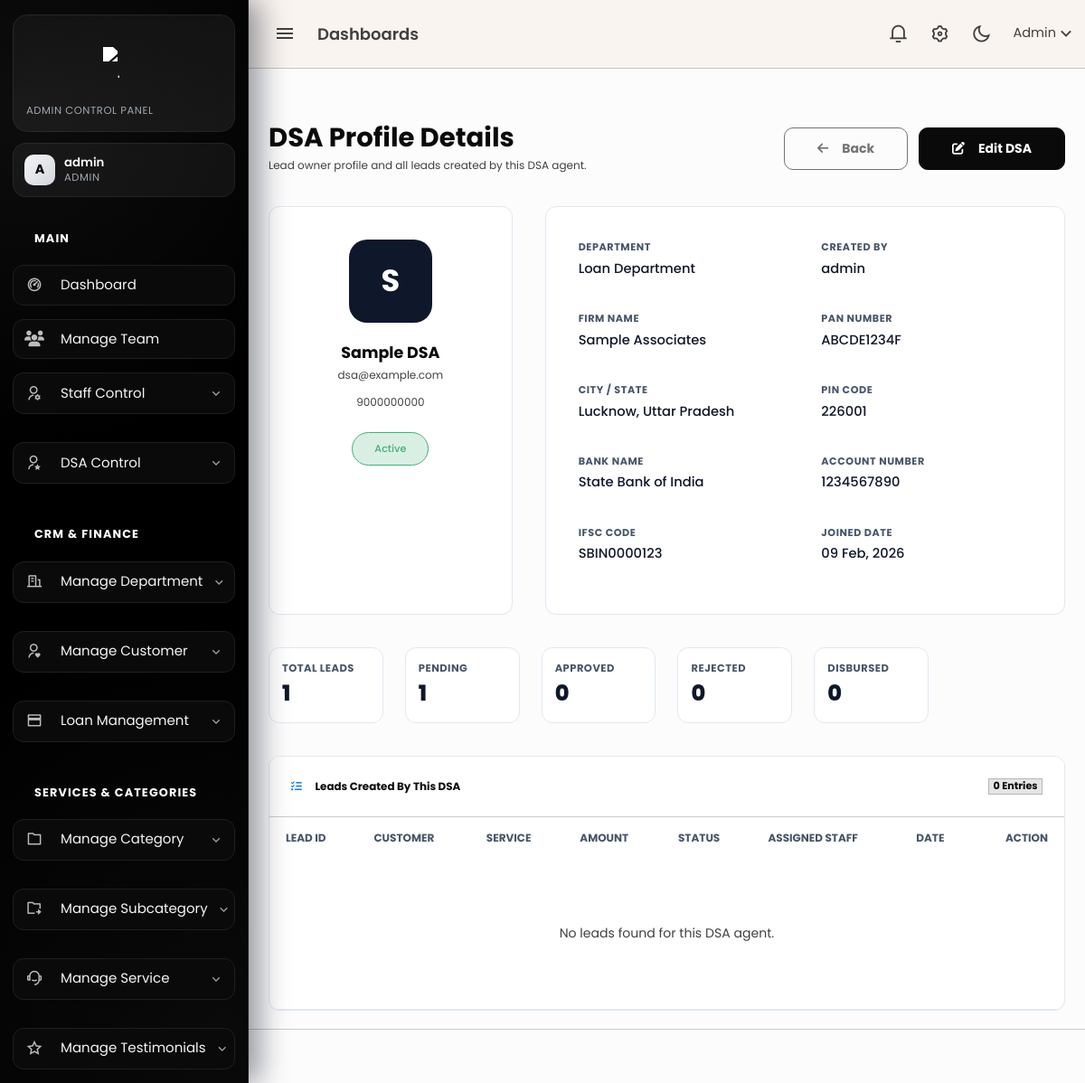
Page /admin/dsa_view.php?id=1 (signed in) on the committed database.
### tables this page shows
CREATE TABLE `dsa` (
  `id` bigint(20) UNSIGNED NOT NULL,
  `name` varchar(255) NOT NULL,
  `email` varchar(255) NOT NULL,
  `phone` varchar(20) NOT NULL,
  `password` varchar(255) NOT NULL,
  `department_id` int(11) DEFAULT NULL,
  `created_by` bigint(20) UNSIGNED DEFAULT NULL,
  `status` enum('active','inactive') DEFAULT 'active',
  `created_at` timestamp NOT NULL DEFAULT current_timestamp(),
  `updated_at` timestamp NOT NULL DEFAULT current_timestamp() ON UPDATE current_timestamp()
);

CREATE TABLE `departments` (
  `id` int(10) UNSIGNED NOT NULL,
  `name` varchar(255) NOT NULL,
  `created_at` timestamp NULL DEFAULT current_timestamp(),
  `updated_at` timestamp NULL DEFAULT current_timestamp() ON UPDATE current_timestamp(),
  `created_by` bigint(20) UNSIGNED DEFAULT NULL
);

CREATE TABLE `dsa_profiles` (
  `id` bigint(20) UNSIGNED NOT NULL,
  `dsa_id` bigint(20) UNSIGNED NOT NULL,
  `firm_name` varchar(255) DEFAULT NULL,
  `pan_number` varchar(255) DEFAULT NULL,
  `city` varchar(100) DEFAULT NULL,
  `state` varchar(100) DEFAULT NULL,
  `pin_code` varchar(10) DEFAULT NULL,
  `bank_name` varchar(255) DEFAULT NULL,
  `account_number` varchar(255) DEFAULT NULL,
  `ifsc_code` varchar(20) DEFAULT NULL,
  `created_at` timestamp NOT NULL DEFAULT current_timestamp(),
  `updated_at` timestamp NOT NULL DEFAULT current_timestamp() ON UPDATE current_timestamp()
);

### core/crypto_helper.php (called while the page is built, shortened)
<?php
if (!function_exists('uc_decrypt_sensitive')) {
    function uc_decrypt_sensitive(?string $cipherText): string
    {
        $cipherText = (string)$cipherText;
        if (!str_starts_with($cipherText, 'enc:v1:')) {
            return $cipherText;
        }
        return $cipherText;
    }
}

### admin/dsa_view.php (the view, shortened to what this page needs)
<?php
include 'header.php';
echo '<link rel="stylesheet" href="https://cdnjs.cloudflare.com/ajax/libs/font-awesome/6.4.2/css/all.min.css">';
include 'topbar.php';
include 'sidebar.php';
$id = (int)($_GET['id'] ?? 0);
$query = "SELECT d.*, dp.firm_name, dp.pan_number, dp.city, dp.state, dp.pin_code, dp.bank_name, dp.account_number, dp.ifsc_code,
                 dept.name AS department_name, a.name AS creator_name
          FROM dsa d
          LEFT JOIN dsa_profiles dp ON dp.dsa_id = d.id
          LEFT JOIN departments dept ON dept.id = d.department_id
          LEFT JOIN admin a ON a.id = d.created_by
          WHERE d.id = $id
          LIMIT 1";
$res = mysqli_query($conn, $query);
$dsa = $res ? mysqli_fetch_assoc($res) : null;
$dsa['pan_number'] = uc_decrypt_sensitive((string)($dsa['pan_number'] ?? ''));
$dsa['account_number'] = uc_decrypt_sensitive((string)($dsa['account_number'] ?? ''));
$leadStats = ['total' => 0, 'pending' => 0, 'approved' => 0, 'rejected' => 0, 'disbursed' => 0];
$statsRes = mysqli_query($conn, "SELECT COUNT(*) AS total,
                                        SUM(status='pending') AS pending,
                                        SUM(status='approved') AS approved,
                                        SUM(status='rejected') AS rejected,
                                        SUM(status='disbursed') AS disbursed
                                 FROM loan_applications
                                 WHERE dsa_id = $id");
if ($statsRes) {
    $leadStats = mysqli_fetch_assoc($statsRes) ?: $leadStats;
}
$leadRes = mysqli_query($conn, "SELECT l.id, l.requested_amount, l.tenure_years, l.status, l.created_at, l.assigned_staff_id,
                                       c.full_name AS customer_name, c.phone AS customer_phone,
                                       s.service_name, st.name AS assigned_staff_name
                                FROM loan_applications l
                                JOIN customers c ON c.id = l.customer_id
                                JOIN services s ON s.id = l.service_id
                                LEFT JOIN staff st ON st.id = l.assigned_staff_id
                                WHERE l.dsa_id = $id
                                ORDER BY l.id DESC");
?>
<div class="content-page">
    <div class="content">
        <div class="container-fluid pt-4">
            <div class="d-flex justify-content-between align-items-center mb-4">
                <div>
                    <h2 class="fw-bold text-dark mb-1">DSA Profile Details</h2>
                    <p class="text-muted small mb-0">Lead owner profile and all leads created by this DSA agent.</p>
                </div>
                <div class="d-flex gap-2">
                    <a href="dsa_list.php" class="btn btn-outline-secondary px-4 py-2 fw-bold" style="border-radius: 10px;">
                        <i class="fas fa-arrow-left me-2"></i> Back
                    </a>
                    <a href="dsa_add.php?id=<?= (int)$dsa['id'] ?>" class="btn btn-dark px-4 py-2 fw-bold" style="border-radius: 10px;">
                        <i class="fas fa-edit me-2"></i> Edit DSA
                    </a>
                </div>
            </div>
            <div class="row g-4 mb-4">
                <div class="col-lg-4">
                    <div class="card card-modern h-100">
                        <div class="card-body text-center p-4">
                            <div class="avatar-large mb-3"><?= strtoupper(substr((string)$dsa['name'], 0, 1)) ?></div>
                            <h4 class="fw-bold text-dark mb-1"><?= htmlspecialchars((string)$dsa['name']) ?></h4>
                            <p class="text-muted small mb-2"><?= htmlspecialchars((string)$dsa['email']) ?></p>
                            <div class="text-muted small mb-3"><?= htmlspecialchars((string)$dsa['phone']) ?></div>
                            <?php if (($dsa['status'] ?? '') === 'active'): ?>
                                <span class="badge bg-success-subtle text-success border border-success px-3 py-2 rounded-pill">Active</span>
                            <?php else: ?>
                                <span class="badge bg-danger-subtle text-danger border border-danger px-3 py-2 rounded-pill">Inactive</span>
                            <?php endif; ?>
                        </div>
                    </div>
                </div>
                <div class="col-lg-8">
                    <div class="card card-modern h-100">
                        <div class="card-body p-4">
                            <div class="row g-4">
                                <div class="col-md-6">
                                    <span class="info-label">Department</span>
                                    <div class="info-value"><?= htmlspecialchars((string)($dsa['department_name'] ?? 'Unassigned')) ?></div>
                                </div>
                                <div class="col-md-6">
                                    <span class="info-label">Created By</span>
                                    <div class="info-value"><?= htmlspecialchars((string)($dsa['creator_name'] ?? 'System')) ?></div>
                                </div>
                                <div class="col-md-6">
                                    <span class="info-label">Firm Name</span>
                                    <div class="info-value"><?= htmlspecialchars((string)($dsa['firm_name'] ?? '-')) ?></div>
                                </div>
                                <div class="col-md-6">
                                    <span class="info-label">PAN Number</span>
                                    <div class="info-value"><?= htmlspecialchars((string)($dsa['pan_number'] ?? '-')) ?></div>
                                </div>
                                <div class="col-md-6">
                                    <span class="info-label">City / State</span>
                                    <div class="info-value"><?= htmlspecialchars(trim((string)($dsa['city'] ?? '') . ', ' . (string)($dsa['state'] ?? ''), ', ')) ?: '-' ?></div>
                                </div>
                                <div class="col-md-6">
                                    <span class="info-label">Pin Code</span>
                                    <div class="info-value"><?= htmlspecialchars((string)($dsa['pin_code'] ?? '-')) ?></div>
                                </div>
                                <div class="col-md-6">
                                    <span class="info-label">Bank Name</span>
                                    <div class="info-value"><?= htmlspecialchars((string)($dsa['bank_name'] ?? '-')) ?></div>
                                </div>
                                <div class="col-md-6">
                                    <span class="info-label">Account Number</span>
                                    <div class="info-value"><?= htmlspecialchars((string)($dsa['account_number'] ?? '-')) ?></div>
                                </div>
                                <div class="col-md-6">
                                    <span class="info-label">IFSC Code</span>
                                    <div class="info-value"><?= htmlspecialchars((string)($dsa['ifsc_code'] ?? '-')) ?></div>
                                </div>
                                <div class="col-md-6">
                                    <span class="info-label">Joined Date</span>
                                    <div class="info-value"><?= !empty($dsa['created_at']) ? date('d M, Y', strtotime((string)$dsa['created_at'])) : '-' ?></div>
                                </div>
                            </div>
                        </div>
                    </div>
                </div>
            </div>
            <div class="row g-3 mb-4">
                <div class="col-md-2"><div class="stat-box"><div class="stat-label">Total Leads</div><div class="stat-val"><?= (int)($leadStats['total'] ?? 0) ?></div></div></div>
                <div class="col-md-2"><div class="stat-box"><div class="stat-label">Pending</div><div class="stat-val"><?= (int)($leadStats['pending'] ?? 0) ?></div></div></div>
                <div class="col-md-2"><div class="stat-box"><div class="stat-label">Approved</div><div class="stat-val"><?= (int)($leadStats['approved'] ?? 0) ?></div></div></div>
                <div class="col-md-2"><div class="stat-box"><div class="stat-label">Rejected</div><div class="stat-val"><?= (int)($leadStats['rejected'] ?? 0) ?></div></div></div>
                <div class="col-md-2"><div class="stat-box"><div class="stat-label">Disbursed</div><div class="stat-val"><?= (int)($leadStats['disbursed'] ?? 0) ?></div></div></div>
            </div>
            <div class="card card-modern">
                <div class="card-header bg-white py-3 d-flex justify-content-between align-items-center border-bottom">
                    <h6 class="mb-0 fw-bold text-dark"><i class="fas fa-list-check me-2 text-primary"></i> Leads Created By This DSA</h6>
                    <span class="badge bg-light text-dark border fw-bold"><?= mysqli_num_rows($leadRes) ?> Entries</span>
                </div>
                <div class="card-body p-0">
                    <div class="table-responsive">
                        <table class="table table-modern mb-0 align-middle">
                            <thead>
                                <tr>
                                    <th>Lead ID</th>
                                    <th>Customer</th>
                                    <th>Service</th>
                                    <th>Amount</th>
                                    <th>Status</th>
                                    <th>Assigned Staff</th>
                                    <th>Date</th>
                                    <th class="text-end">Action</th>
                                </tr>
                            </thead>
                            <tbody>
                                <?php if ($leadRes && mysqli_num_rows($leadRes) > 0): while ($lead = mysqli_fetch_assoc($leadRes)): ?>
                                    <tr>
                                        <td class="text-muted fw-bold">#L-<?= (int)$lead['id'] ?></td>
                                        <td>
                                            <div class="fw-bold text-dark"><?= htmlspecialchars((string)$lead['customer_name']) ?></div>
                                            <div class="small text-muted"><?= htmlspecialchars((string)$lead['customer_phone']) ?></div>
                                        </td>
                                        <td><?= htmlspecialchars((string)$lead['service_name']) ?></td>
                                        <td class="fw-bold text-primary">INR <?= format_inr((float)$lead['requested_amount'], 2) ?></td>
                                        <td><span class="badge bg-light text-dark text-capitalize"><?= htmlspecialchars((string)$lead['status']) ?></span></td>
                                        <td><?= htmlspecialchars((string)($lead['assigned_staff_name'] ?? 'Unassigned')) ?></td>
                                        <td class="small text-muted"><?= date('d M, Y', strtotime((string)$lead['created_at'])) ?></td>
                                        <td class="text-end">
                                            <a href="loan_view.php?id=<?= (int)$lead['id'] ?>" class="btn btn-sm btn-link text-decoration-none fw-bold">
                                                Review <i class="fas fa-chevron-right ms-1"></i>
                                            </a>
                                        </td>
                                    </tr>
                                <?php endwhile; else: ?>
                                    <tr>
                                        <td colspan="8" class="text-center py-5 text-muted">No leads found for this DSA agent.</td>
                                    </tr>
                                <?php endif; ?>
                            </tbody>
                        </table>
                    </div>
                </div>
            </div>
        </div>
    </div>
</div>
<?php include 'footer.php'; ?>

### admin/sidebar.php (style rules this page uses)
:root { --admin-nav-bg: #000000; --admin-nav-card: #0a0a0a; --admin-nav-card-hover: #121212; --admin-nav-border: #1f1f1f; --admin-nav-text: #f5f5f5; --admin-nav-muted: #9ca3af; --admin-nav-accent: #ffffff; --admin-nav-accent-soft: rgba(255, 255, 255, 0.08); }

### admin/dsa_view.php (style rules this page uses)
:root { --slate-900: #0f172a; --slate-600: #475569; --slate-200: #e2e8f0; }
.content-page { background-color: #fcfcfd; }
.card-modern { border: 1px solid var(--slate-200); border-radius: 12px; background: #ffffff; box-shadow: 0 1px 3px rgba(0,0,0,0.02); overflow: hidden; }
.info-label { font-size: 0.7rem; text-transform: uppercase; color: var(--slate-600); font-weight: 700; letter-spacing: 0.05em; margin-bottom: 4px; display: block; }
.info-value { font-size: 0.92rem; color: var(--slate-900); font-weight: 500; }
.avatar-large { width: 92px; height: 92px; background: var(--slate-900); color: white; border-radius: 20px; display: flex; align-items: center; justify-content: center; font-weight: 700; font-size: 2.1rem; margin: 0 auto; }
.stat-box { border: 1px solid var(--slate-200); border-radius: 12px; background: #fff; padding: 14px; }
.stat-label { font-size: 0.72rem; text-transform: uppercase; color: var(--slate-600); font-weight: 700; letter-spacing: 0.04em; }
.stat-val { font-size: 1.5rem; font-weight: 800; color: var(--slate-900); }
.table-modern thead th { background: #f8fafc; text-transform: uppercase; font-size: 0.75rem; font-weight: 700; color: var(--slate-600); padding: 14px 18px; border: none; }
.table-modern tbody td { padding: 14px 18px; font-size: 0.88rem; border-bottom: 1px solid var(--slate-200); vertical-align: middle; }

### rows in the picture
dsa: name "S", name "Sample DSA", email "dsa@example.com", phone "9000000000", department.name "Loan Department", admin.name "admin", dsa_profiles.firm_name "Sample Associates", dsa_profiles.pan_number "ABCDE1234F", dsa_profiles.city+state "Lucknow, Uttar Pradesh", dsa_profiles.pin_code "226001", dsa_profiles.bank_name "State Bank of India", dsa_profiles.account_number "1234567890", dsa_profiles.ifsc_code "SBIN0000123", created_at "09 Feb, 2026"

### other values in the picture
$admin_sidebar_initial "A"
$admin_sidebar_name "admin"
$admin_sidebar_role "ADMIN"
$leadStats['total'] "1"
$leadStats['pending'] "1"
$leadStats['approved'] "0"
$leadStats['rejected'] "0"
$leadStats['disbursed'] "0"
mysqli_num_rows($leadRes) "0"
